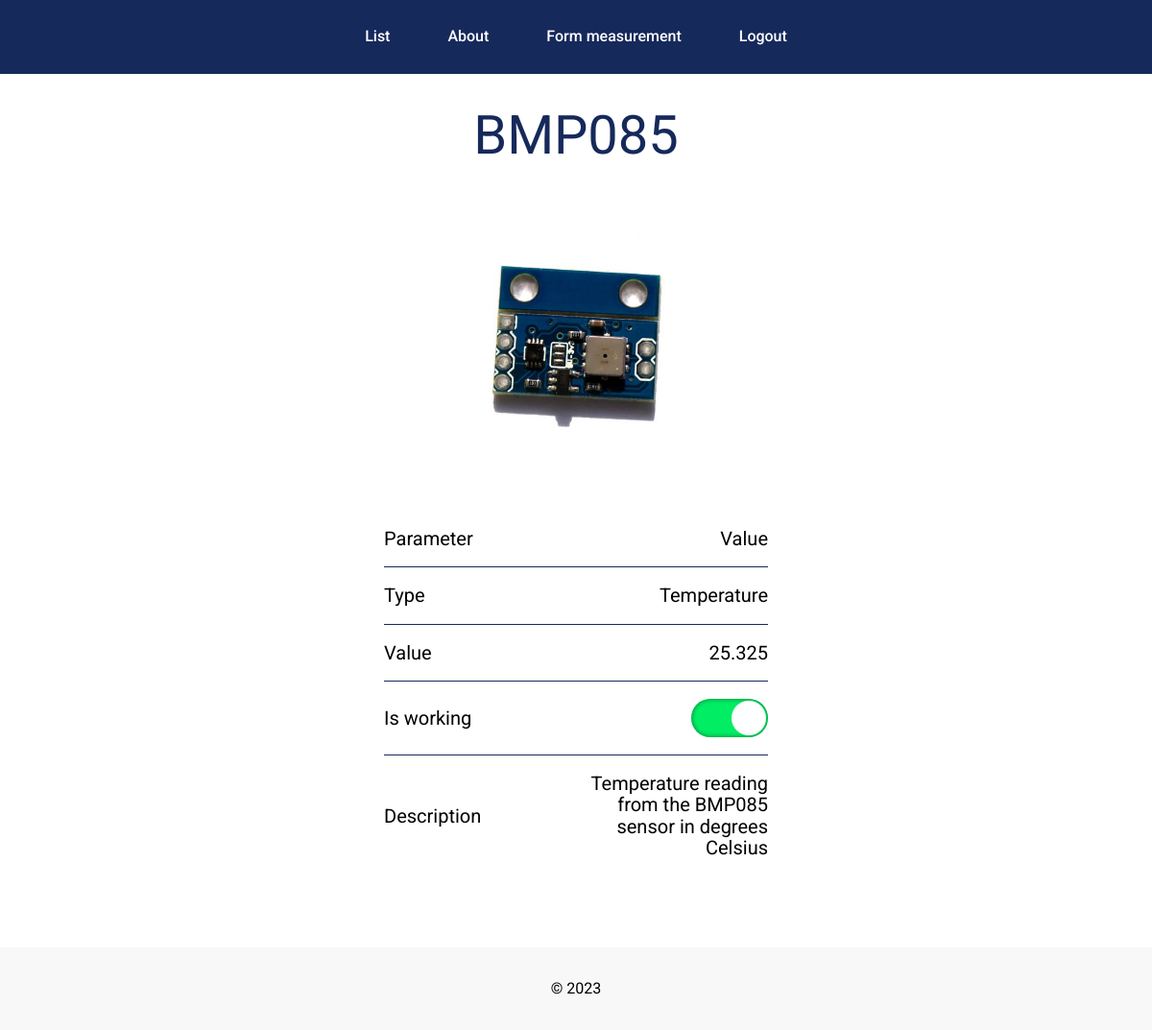
Page /measurement_details/6/ (signed in) on the earlier database version.
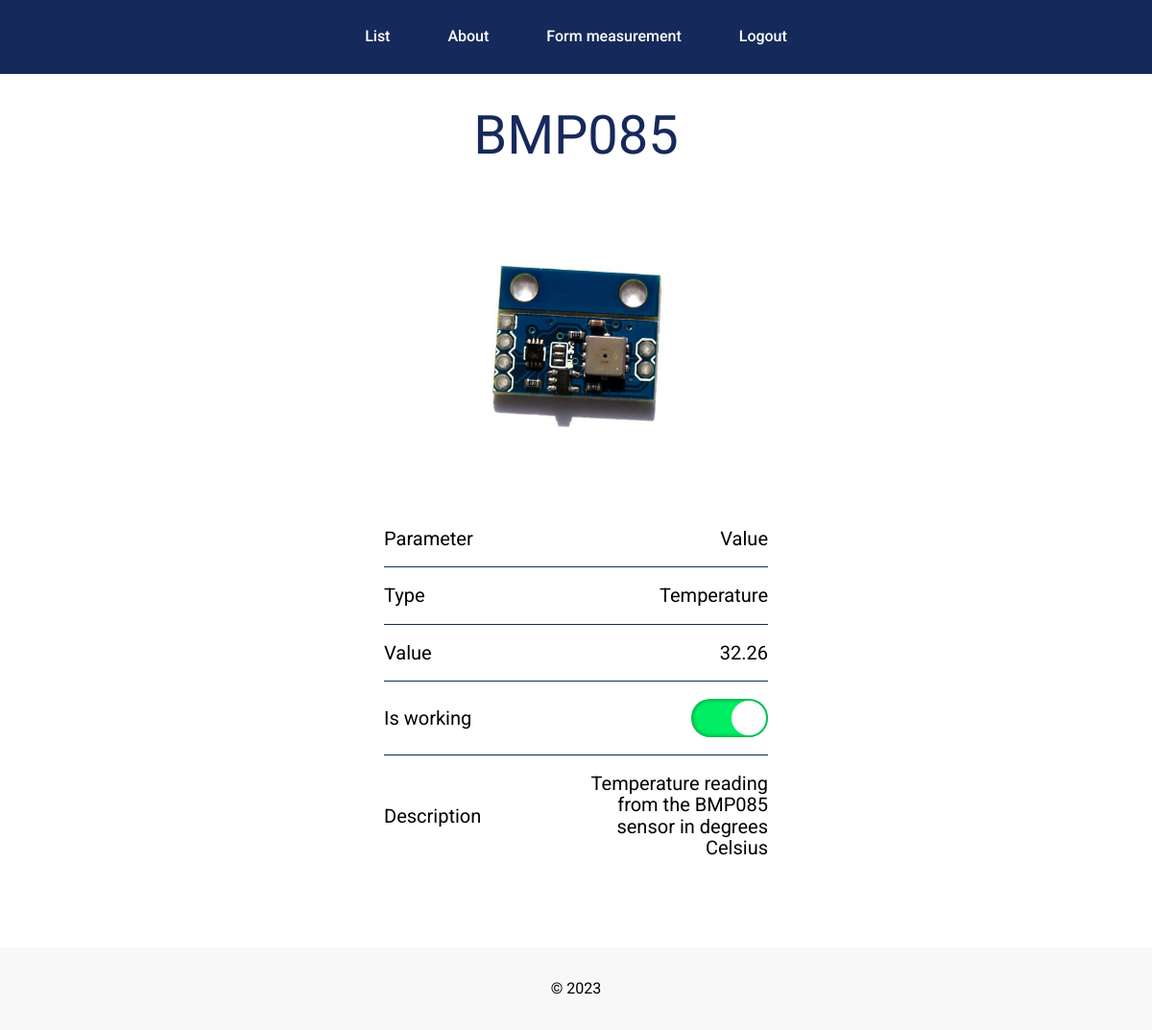
Same page on the later database version.
### pmiot/models.py (models this page shows, shortened)
class Measurement(models.Model):
    measurementName = models.CharField(default='Name', max_length=250)
    measurementType = models.CharField(default='Type', max_length=250)
    description = models.CharField(max_length=250, blank=True, null=True)
    min_value = models.IntegerField(default=0)
    max_value = models.IntegerField(default=100)
    value = models.FloatField(default=0, blank=True, null=True)
    dimension = models.CharField(default='°C', max_length=10)
    isWorking = models.BooleanField(default=False)
    image = models.ImageField(default=None, upload_to='', null=True)
    min_comfort = models.IntegerField(default=0)
    max_comfort = models.IntegerField(default=100)
    need_notification = models.BooleanField(default=False)
    is_notified = models.BooleanField(default=False)
    last_notified = models.DateTimeField(default=None, null=True)
    class Meta:
        ordering = ['measurementName']

### pmiot/views.py (the view)
# urls.py: path('measurement_details/<int:measurement_id>/', views.measurement_details, name='measurement_details'),
@login_required(login_url="/login/")
def measurement_details(request, measurement_id):
    prognose(measurement_id)
    process_data(measurement_id)
    sensor = get_object_or_404(Measurement, pk=measurement_id)
    is_comfortable = (sensor.value > sensor.min_comfort) and (sensor.value < sensor.max_comfort)
    if ((not is_comfortable) and
            ((not sensor.is_notified) or
             (sensor.is_notified and ((datetime.now(KyivTz)-sensor.last_notified).total_seconds() > 30 ))))\
            and (sensor.need_notification and sensor.isWorking): #300
        msg = "Attention! The sensor value is "
        if sensor.value < sensor.min_comfort:
            msg += "lower than comfortable!"
        elif sensor.value > sensor.max_comfort:
            msg += "higher than comfortable!"
        sensor.is_notified = True
        sensor.last_notified = datetime.now(KyivTz)
        sensor.save()
        context = {'details': sensor,
                   'msg': msg}
        return render(request, 'pmiot/measurement_details.html', context)
    else:
        sensor.is_notified = False
    context = {'details': sensor}
    return render(request, 'pmiot/measurement_details.html', context)

### pmiot/prognose/prognose.py (called while the page is built)
def prognose(id):
    dt = datetime.now(KyivTz)
    data = prepare_data(id)
    names = ['Linear Regression','Multi-layer Perceptron Regression', 'Decision Trees Regression','Bayesian Ridge Regression']
    res = []
    res.append(custom_linear_regression(data, dt))
    res.append(custom_mlp_regression(data, dt))
    res.append(custom_decision_trees_regression(data, dt))
    res.append(custom_Bayesian_ridge_regression(data, dt))
    dict = {names[i]: res[i] for i in range(len(names))}
    for key, value in dict.items():
        print(key, ': ', value)
    return dict

def prepare_data(id):
    archive = Archive.objects.filter(sensor_id=id)
    data = pd.DataFrame(list(archive.values('timestamp', 'value')))
    data['timestamp'] = pd.to_datetime(data['timestamp'])
    data['timestamp'] = data['timestamp'].astype(np.int64) // 10**9
    return data

def custom_linear_regression(data, dt):
    X_train, y_train = data[['timestamp']], data['value']
    model = make_pipeline(StandardScaler(), LinearRegression())
    model.fit(X_train, y_train)
    predicted_value = model.predict([[int(dt.timestamp())]])[0]
    return predicted_value

def custom_mlp_regression(data, dt):
    X_train, y_train = data[['timestamp']], data['value']
    model = make_pipeline(StandardScaler(), MLPRegressor(random_state=1, max_iter=500))
    model.fit(X_train, y_train)
    predicted_value = model.predict([[int(dt.timestamp())]])[0]
    return predicted_value

def custom_decision_trees_regression(data, dt):
    X_train, y_train = data[['timestamp']], data['value']
    model = make_pipeline(StandardScaler(), tree.DecisionTreeRegressor())
    model.fit(X_train, y_train)
    predicted_value = model.predict([[int(dt.timestamp())]])[0]
    return predicted_value

def custom_Bayesian_ridge_regression(data, dt):
    X_train, y_train = data[['timestamp']], data['value']
    model = make_pipeline(StandardScaler(), BayesianRidge())
    model.fit(X_train, y_train)
    predicted_value = model.predict([[int(dt.timestamp())]])[0]
    return predicted_value

### pmiot/scheduler/scheduler.py (called while the page is built)
def process_data(id=-1):
    data = data_from_dataset(id)
    dt = datetime.now(KyivTz)
    write_to_db(dt, data)

def write_to_db(dt, data):
    for sensor_id, value in data.items():
        measurement = Measurement.objects.get(pk=sensor_id)
        measurement.value = value
        measurement.save()
        archive = Archive(sensor_id=measurement, value=value, timestamp=dt)
        archive.save()

### pmiot/templates/pmiot/measurement_details.html (shortened to what this page needs)
{% extends "pmiot/layout.html" %}
{% block content %}
  <section class="details">
    <div class="_container">
      <div class="details__wrapper">
        <h1 class="details__title">
          {{details.measurementName}}
        </h1>
        <div class="details__image">
          <img src="{{details.image.url}}" alt="{{details.measurementName}}">
        </div>
        <ul class="details-list">
          <li class="details__item">
            <div class="details__column">
              Parameter
            </div>
            <div class="details__column">
              Value
            </div>
          </li>
          <li class="details__item">
            <div class="details__column">
              Type
            </div>
            <div class="details__column">
              {{details.measurementType}}
            </div>
          </li>
          <li class="details__item">
            <div class="details__column">
              Value
            </div>
            <div class="details__column">
              {% if details.isWorking == True %}
                {{details.value}}
              {% elif details.isWorking == False %}
                -
              {% endif  %}
            </div>
          </li>
          <li class="details__item">
            <div class="details__column">
              Is working
            </div>
            <div class="details__column">
              <label for="submit" class="button-turn" data-state="{{details.isWorking}}">
                <span class="button-turn__label"></span>
              </label>
            </div>
          </li>
          <li class="details__item">
            <div class="details__column">
              Description
            </div>
            <div class="details__column">
              {{details.description}}
            </div>
          </li>
        </ul>
      </div>
    </div>
  </section>
{% endblock %}

### pmiot/templates/pmiot/layout.html (shortened to what this page needs)
<!DOCTYPE html>
<html>
  <head>
    {% load static %}
    <link
    rel="stylesheet"
    type="text/css"
    href="{% static 'pmiot/reset.css' %}"
    />
    {% load static %}
    <link
    rel="stylesheet"
    type="text/css"
    href="{% static 'pmiot/fonts.css' %}"
    />
    {% load static %}
    <link
      rel="stylesheet"
      type="text/css"
      href="{% static 'pmiot/styles.css' %}"
    />
    {% load static %}
  </head>
  <body>
    <header class="header">
      <div class="_container">
        <div class="nav navigation">
          <ul class="navigation-list">
            {% if request.user.is_authenticated %}
            <li>
              <a href="{% url 'measurement_list' %}" class="navigation__link">List</a>
            </li>
            <li>
              <a href="{% url 'about' %}" class="navigation__link">About</a>
            </li>
            <li>
              <a href="{% url 'create_measurement' %}" class="navigation__link">Form measurement</a>
            </li>
            <li>
              <a href="{% url 'logout' %}" class="navigation__link">Logout</a>
            </li>
            {% else %}
            <li>
              <a href="{% url 'login' %}" class="navigation__link">Login</a>
            </li>
            {% endif %}
          </ul>
        </div>
      </div>
    </header>
    <div class="main">
      {% block content %} {% endblock %}
    </div>
    <footer class="footer">
      <div class="_container">
        <p class="copyrights">&copy; 2023</p>
      </div>
    </footer>
  </body>
</html>

Differences in the rows shown:
changed Measurement "BMP085": value "25.325" → "32.26"
